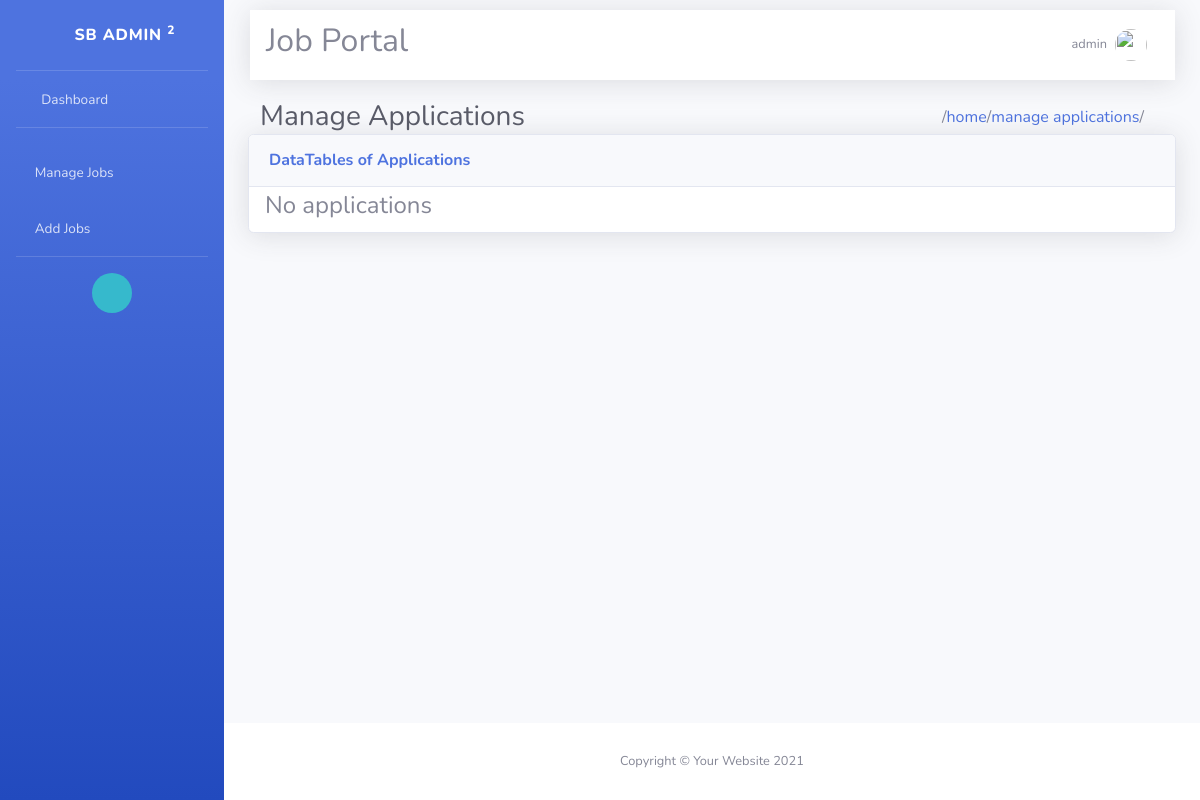
The app's page /applications/3/ (signed in), older data.
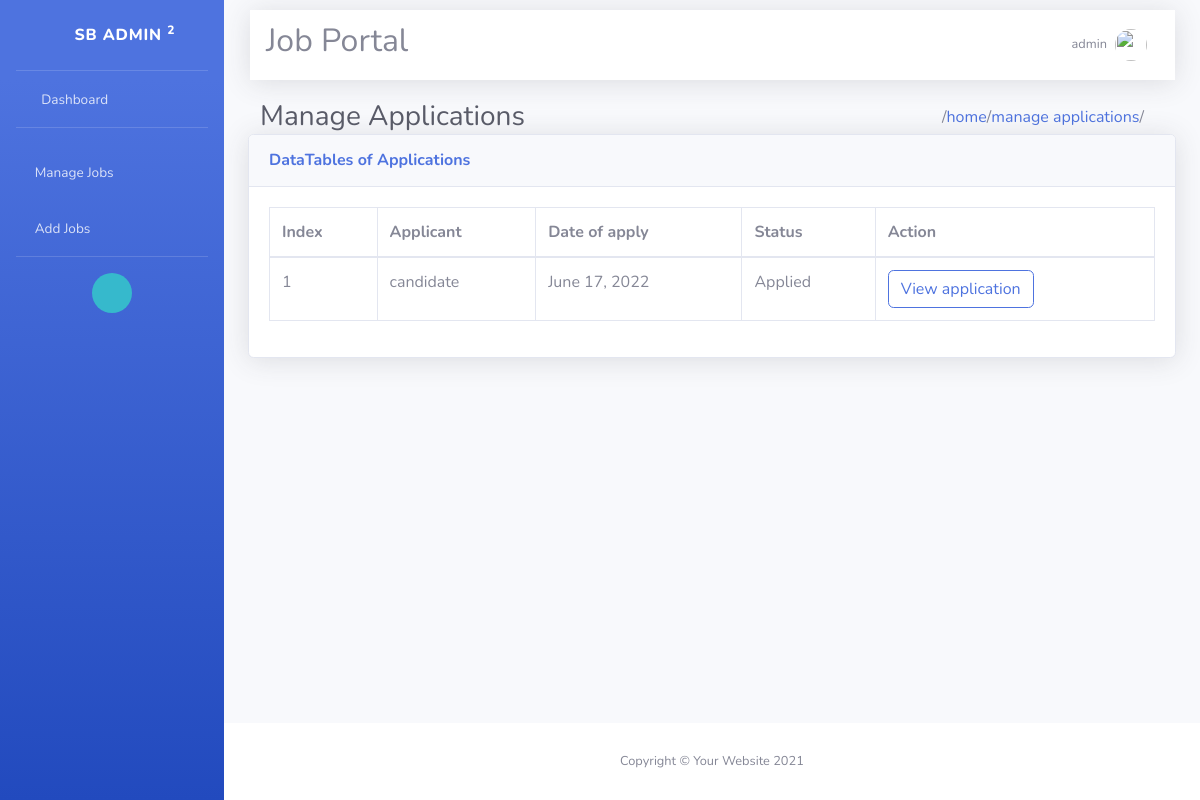
The same page, newer data.
### employer/models.py (models this page shows)
class Applications(models.Model):
    applicant = models.ForeignKey(CustomUser, on_delete=models.CASCADE, related_name='applicant')
    job = models.ForeignKey(Jobs, on_delete=models.CASCADE)
    options = (
        ("Applied", "applied"),
        ("Accepted", "accepted"),
        ("Rejected", "rejected"),
        ("Pending", "pending"),
        ("Cancelled", "cancelled")
    )
    status = models.CharField(choices=options, max_length=120, default="Applied")
    date = models.DateTimeField(auto_now_add=True)
    class Meta:
        unique_together = ("applicant", "job")

class CustomUser(AbstractUser):
    options = (
        ("employer", 'Employer'),
        ("candidate", "Candidate")
    )
    role = models.CharField(max_length=120, choices=options, default="candidate")

### employer/views.py (the view)
# urls.py: path('applications/<int:job_id>/', views.ApplicationListView.as_view(), name="application-list"),
@method_decorator(signin_required, name='dispatch')
class ApplicationListView(ListView):
    model = Applications
    context_object_name = "applications"
    template_name = "employer/job-applications.html"
    def get_queryset(self):
        job_id = self.kwargs.get("job_id")
        return Applications.objects.filter(job=job_id).exclude(status="Cancelled")

### employer/templates/employer/job-applications.html (shortened to what this page needs)
{% extends 'employer/base.html' %}
{% load static %}
{% load humanize %}
{% block content %}
<div class="d-sm-flex align-items-center justify-content-around">
    <div class="col-sm-6 d-flex justify-content-between align-items-center">
        <h1 class="h3 mb-0 text-gray-800">Manage&nbspApplications</h1>
    </div>
    <div class="col-sm-6 d-sm-flex justify-content-end">
        <div class="d-flex" style="margin-right: 20px">
            /<a href="{% url 'employer:home' %}">home</a>/
            <a href="#">manage applications</a>/
        </div>
    </div>
</div>
<div class="card shadow mb-4">
    <div class="card-header py-3">
        <h6 class="m-0 font-weight-bold text-primary">DataTables of Applications</h6>
    </div>
    {% if applications %}
    <div class="card-body">
        <div class="table-responsive">
            <table class="table table-bordered" id="dataTable" width="100%" cellspacing="0">
                <thead>
                    <tr>
                        <th>Index</th>
                        <th>Applicant</th>
                        <th>Date of apply</th>
                        <th>Status</th>
                        <th>Action</th>
                    </tr>
                </thead>
                <tbody>
                    {% for application in applications %}
                    <tr>
                        <td>{{ forloop.counter }}</td>
                        <td>{{ application.applicant }}</td>
                        <td>{{ application.date|naturalday }}</td>
                        <td>{{ application.status }}</td>
                        <td>
                            <a href="{% url 'employer:view-application' application.id %}" class="btn btn-outline-primary">View application</a>
                        </td>
                    </tr>
                    {% endfor %}
                </tbody>
            </table>
        </div>
    </div>
    {% else %}
    <h4 class="px-3 py-1">No applications</h4>
    {% endif %}
</div>
{% endblock %}

Row changes from the older to the newer data that the page shows:
added Applications: applicant "candidate", date "June 17, 2022", status "Applied"
Text that changed along with them:
text no longer shown: "No applications"
text now shown: "Index Applicant Date of apply Status Action"
